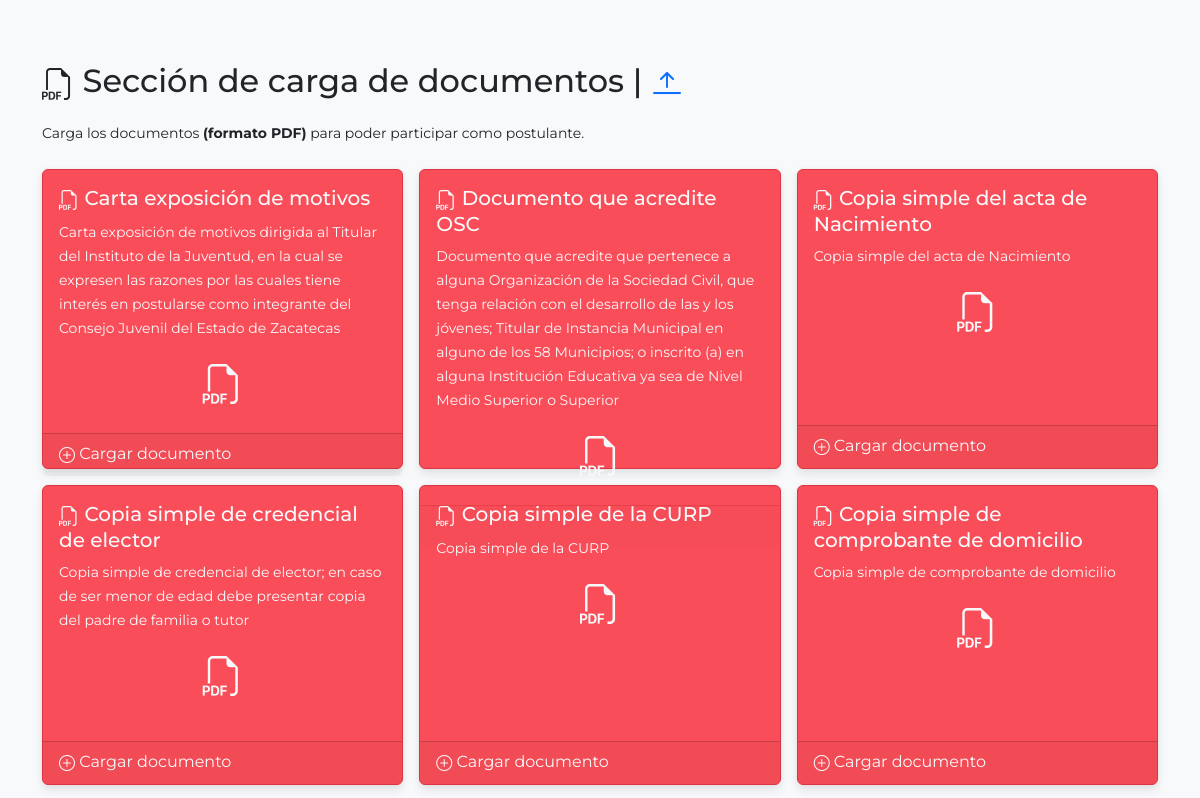
Page /sistema/usuario/index.php (middle part) on the earlier database version.
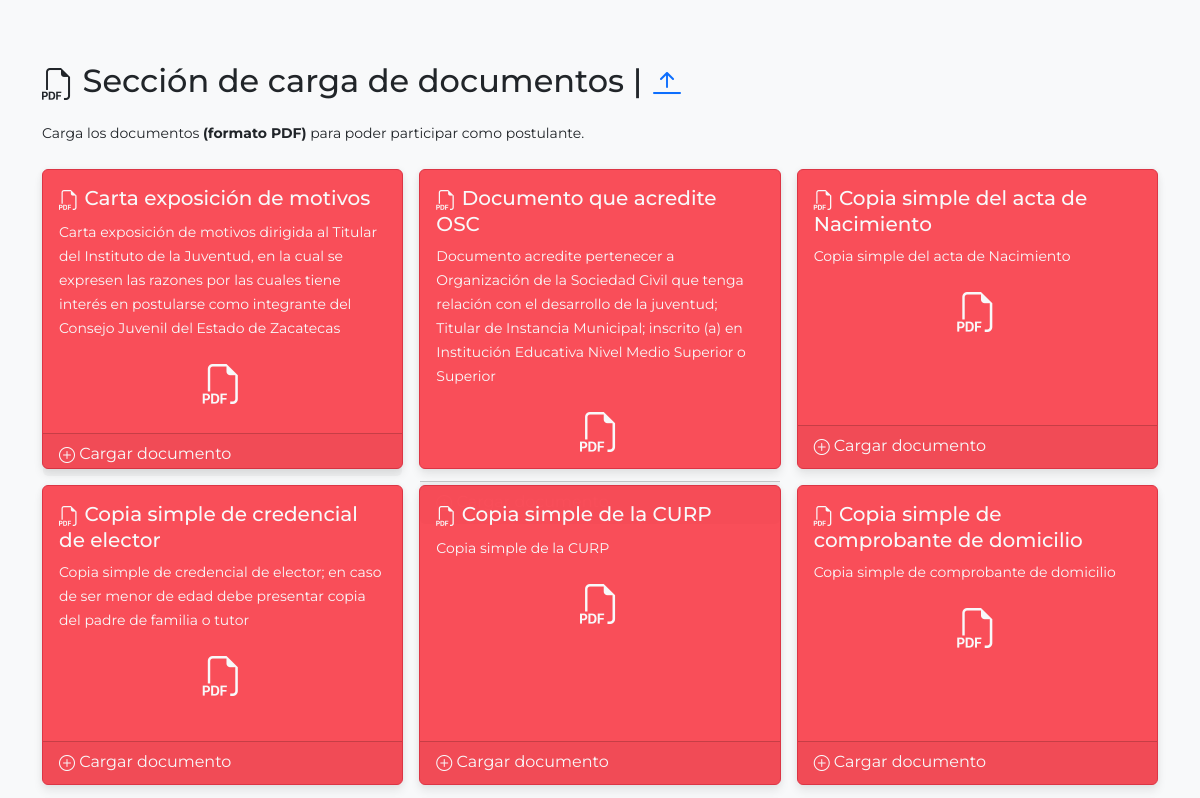
Same page on the later database version.
### tables this page shows
CREATE TABLE `catalogo_documentos` (
  `id` int(11) NOT NULL,
  `documento` varchar(50) NOT NULL,
  `subtitulo` varchar(50) NOT NULL,
  `descripcion` varchar(300) NOT NULL,
  `link` varchar(200) DEFAULT NULL
);

### sistema/usuario/query/docs.php (shortened to what this page needs)
<?php
include('qc.php');
$sqlQuery = "SELECT * FROM catalogo_documentos ORDER BY id ASC";
$resultadoQuery = $conn -> query($sqlQuery);
while($rowQuery = $resultadoQuery ->fetch_assoc()){
    $idDoc = $rowQuery['id'];
    $sqlDocs = "SELECT * FROM documentos WHERE id_ext = '$id' AND documento = '$idDoc' ORDER BY id ASC";
    $resultadoDocs = $conn -> query($sqlDocs);
    $no_resultados = mysqli_num_rows($resultadoDocs);
    $rowDocs = $resultadoDocs ->fetch_assoc();
    echo'
        <div class="col">
    ';
        if($no_resultados == 0 || empty($no_resultados)){
            echo '
        <div class="card border-danger text-light" style="height:300px; background-color:rgba(250, 6, 22, 0.7);" id="botonesFiles">
        ';
        }
        else if($no_resultados > 0){
            echo '
        <div class="card border-success  text-light" style="height:300px; background-color:rgba(8, 66, 152, 0.9);">
            ';
        }
          echo'
            <div class="card-body text-justify">
            <h5 class="card-title"><i class="bi bi-filetype-pdf"></i> '.$rowQuery['documento'].'</h5>
            <p>
              <small class="card-text text-justify">'.$rowQuery['descripcion'].'</small>
            </p>
              <p class="text-center h1 h-50"><i class="bi bi-filetype-pdf"></i></p>
            </div>
            <div class="card-footer">
            ';
            if($no_resultados == 0 || empty($no_resultados)){
                echo'
            <a href="#" class="card-link text-light" style="text-decoration: none" data-bs-toggle="modal" data-bs-target="#cargarDoc'.$rowQuery['id'].'"><i class="bi bi-plus-circle"></i> Cargar documento</a>';
            }
            else{
                echo'
            <a href="#" class="card-link text-light" style="text-decoration: none"><i class="bi bi-pencil-square"></i> Editar documento</a>
            <a href="../'.$rowDocs['link'].'" target="_blank" class="card-link text-light" style="text-decoration: none"><i class="bi bi-eye"></i> Visualizar documento</a>
            ';
            }
            echo'
            </div>
          </div>
        </div>
        <div class="modal fade" id="cargarDoc'.$rowQuery['id'].'" data-bs-backdrop="static" data-bs-keyboard="false" tabindex="-1" aria-labelledby="exampleModalLabel" aria-hidden="true">
          <div class="modal-dialog">
            <div class="modal-content">
              <div class="modal-header">
                <h1 class="modal-title fs-5" id="exampleModalLabel">Cargar documento <strong>'.$rowQuery['documento'].'</strong></h1>
                <button type="button" class="btn-close" data-bs-dismiss="modal" aria-label="Close" onclick="window.location.reload();"></button>
              </div>
              <div class="modal-body">
                <form id="upload_form" enctype="multipart/form-data" method="post">';
                ?>
                <?php
                echo'
                  <progress id="progressBar'.$idDoc.'" value="0" max="100" style="width:300px;"></progress>
                  <small id="status'.$idDoc.'"></small>
                  <p id="loaded_n_total'.$idDoc.'"></p>
                </form>
              </div>
              <div class="modal-footer">
                <button type="button" class="btn btn-danger" data-bs-dismiss="modal" onclick="window.location.reload();">Cerrar</button>
              </div>
            </div>
          </div>
        </div>
    ';
}
?>

Differences in the rows shown:
changed catalogo_documentos "Documento que acredite OSC": descripcion "Documento que acredite que pertenece a alguna Organización de la Sociedad Civil, que tenga relación con el desarrollo de las y los jóvenes; Titular de Instancia Municipal en alguno de los 58 Municipios; o inscrito (a) en alguna Institución Educativa ya sea de Nivel Medio Superior o…" → "Documento acredite pertenecer a Organización de la Sociedad Civil que tenga relación con el desarrollo de la juventud; Titular de Instancia Municipal; inscrito (a) en Institución Educativa Nivel Medio Superior o…"
